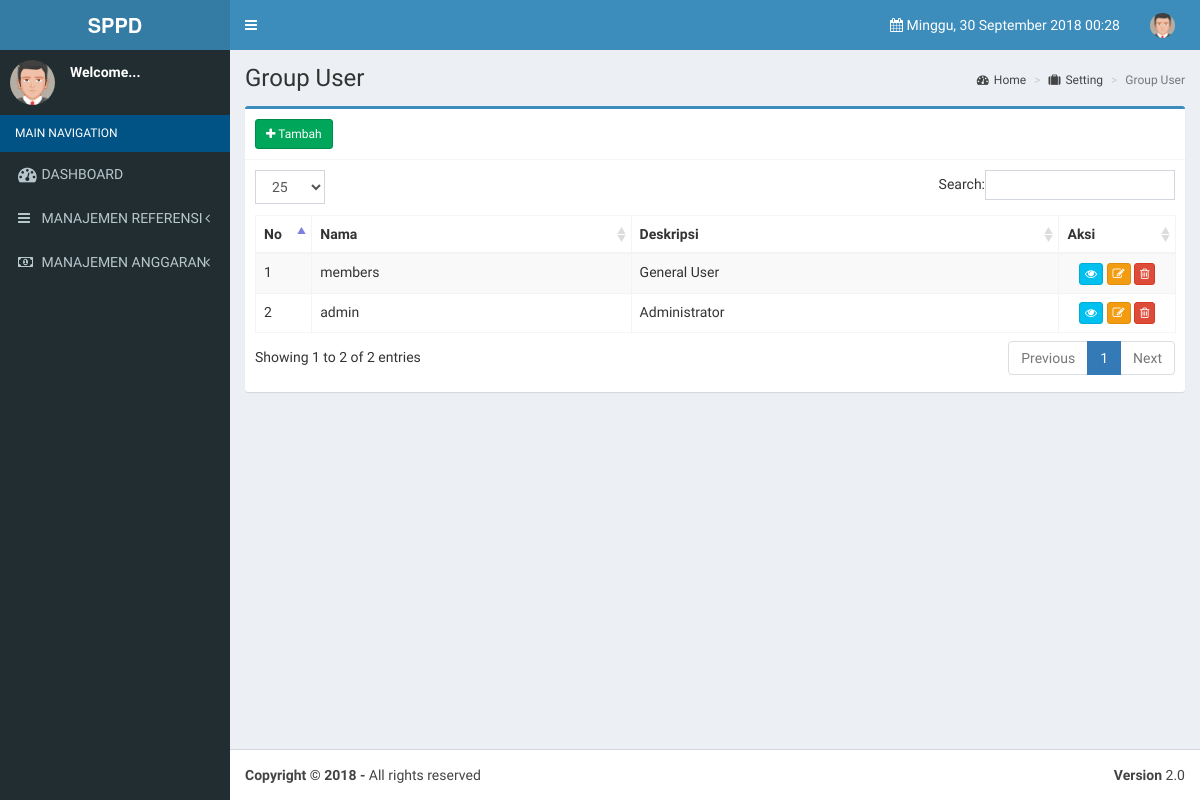
The app's page /index.php/groups, older data.
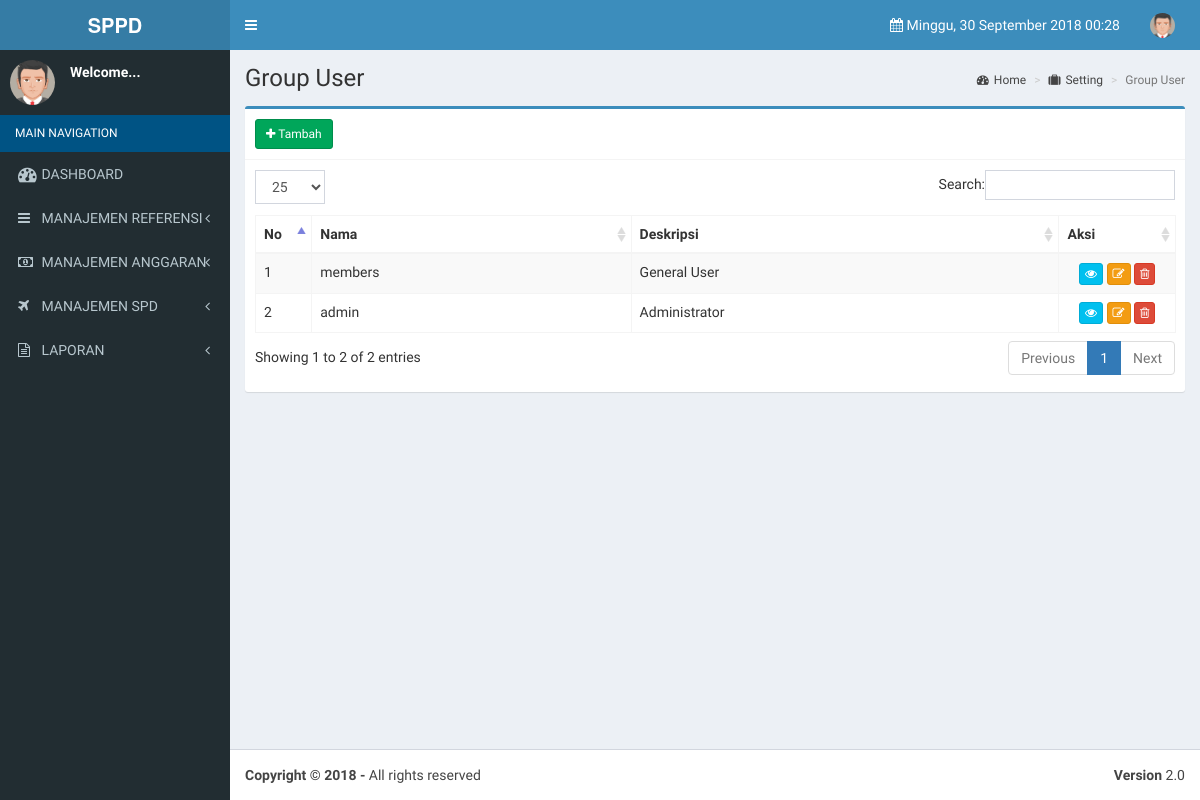
The same page, newer data.
### tables this page shows
CREATE TABLE `tb_menu` (
  `id_menu` int(11) NOT NULL AUTO_INCREMENT,
  `nama_menu` varchar(50) NOT NULL,
  `icon` varchar(40) NOT NULL,
  `link` varchar(30) NOT NULL,
  `parent` int(11) NOT NULL,
  `role` enum('Administrator','Admin') DEFAULT 'Admin',
  `aktif` enum('Y','N') NOT NULL,
  PRIMARY KEY (`id_menu`)
);

CREATE TABLE `tb_groups` (
  `id` mediumint(8) unsigned NOT NULL AUTO_INCREMENT,
  `name` varchar(20) NOT NULL,
  `description` varchar(100) NOT NULL,
  PRIMARY KEY (`id`)
);

### application/libraries/Template.php (called while the page is built)
<?php if (!defined('BASEPATH')) exit('No direct script access allowed');
class Template {
    protected $_CI;
    function __construct() {
        $this->_CI = &get_instance();
    }
    function display($template, $data = null) {
        $data['_content'] = $this->_CI->load->view($template, $data, true);
        $data['_header'] = $this->_CI->load->view('template/header', $data, true);
        $data['_sidebar'] = $this->_CI->load->view('template/sidebar', $data, true);
        $this->_CI->load->view('template/template', $data);
    }
}

### application/controllers/Groups.php (called while the page is built, shortened)
<?php
class Groups extends CI_Controller
{
    public function index()
    {
        $groups = $this->Groups_model->get_all();
        $data = array(
            'groups_data' => $groups
        );
        $this->template->display('group/tb_groups_list', $data);
    }
}

### index.php (called while the page is built, shortened)
<?php
require_once BASEPATH.'core/CodeIgniter.php';

### application/models/Groups_model.php (called while the page is built, shortened)
<?php
class Groups_model extends CI_Model
{
    public $table = 'tb_groups';
    public $id = 'id';
    public $order = 'DESC';
    function get_all()
    {
        $this->db->order_by($this->id, $this->order);
        return $this->db->get($this->table)->result();
    }
}

### application/libraries/Ion_auth.php (called while the page is built, shortened)
<?php
class Ion_auth {
    public $_cache_user_in_group;
    public function __construct() {
        $this->_cache_user_in_group = & $this->ion_auth_model->_cache_user_in_group;
        $this->ion_auth_model->trigger_events('library_constructor');
    }
    public function __get($var) {
        return get_instance()->$var;
    }
    public function logged_in() {
        $this->ion_auth_model->trigger_events('logged_in');
        return (bool) $this->session->userdata('identity');
    }
    public function is_admin($id = false) {
        $this->ion_auth_model->trigger_events('is_admin');
        $admin_group = $this->config->item('admin_group', 'ion_auth');
        return $this->in_group($admin_group, $id);
    }
    public function in_group($check_group, $id = false, $check_all = false) {
        $this->ion_auth_model->trigger_events('in_group');
        $id || $id = $this->session->userdata('user_id');
        if (!is_array($check_group)) {
            $check_group = array($check_group);
        }
        if (isset($this->_cache_user_in_group[$id])) {
            $groups_array = $this->_cache_user_in_group[$id];
        } else {
            $users_groups = $this->ion_auth_model->get_users_groups($id)->result();
            $groups_array = array();
            $this->_cache_user_in_group[$id] = $groups_array;
        }
        foreach ($check_group as $key => $value) {
            $groups = (is_string($value)) ? $groups_array : array_keys($groups_array);
        }
        return $check_all;
    }
}

### application/models/Ion_auth_model.php (called while the page is built, shortened)
<?php
class Ion_auth_model extends CI_Model {
    public $tables = array();
    public function __construct() {
        $this->tables = $this->config->item('tables', 'ion_auth');
        $this->join = $this->config->item('join', 'ion_auth');
    }
    public function get_users_groups($id = FALSE) {
        $id || $id = $this->session->userdata('user_id');
        return $this->db->select($this->tables['tb_users_groups'] . '.' . $this->join['tb_groups'] . ' as id, ' . $this->tables['tb_groups'] . '.name, ' . $this->tables['tb_groups'] . '.description')
                        ->where($this->tables['tb_users_groups'] . '.' . $this->join['tb_users'], $id)
                        ->join($this->tables['tb_groups'], $this->tables['tb_users_groups'] . '.' . $this->join['tb_groups'] . '=' . $this->tables['tb_groups'] . '.id')
                        ->get($this->tables['tb_users_groups']);
    }
}

### application/views/group/tb_groups_list.php (the view, shortened to what the changed rows need)
<section class='content-header'>
	<h1>
		Group User
	</h1>
</section>
<section class='content'>
    <div class='row'>
        <div class='col-xs-12'>
            <div class='box box-primary'>
                <div class='box-body'>
					<table class="table table-bordered table-striped table-hover" id="mytable">
						<thead>
							<tr>
								<th width="40px">No</th>
							    <th>Nama</th>
							    <th>Deskripsi</th>
							    <th width="100px">Aksi</th>
							</tr>
						</thead>
	   					 <tbody>
							<?php
								$start = 0;
								foreach ($groups_data as $groups)
							{
							?>
							<tr>
							    <td><?php echo ++$start ?></td>
							    <td><?php echo $groups->name ?></td>
							    <td><?php echo $groups->description ?></td>
							    <td align="center" nowrap>
								<?php
									echo anchor(site_url('groups/read/'.$groups->id),'<i class="fa fa-eye"></i>',array('data-toggle'=>'tooltip','title'=>'Detail','class'=>'btn btn-info btn-xs'));
									echo anchor(site_url('groups/update/'.$groups->id),'<i class="fa fa-pencil-square-o"></i>',array('data-toggle'=>'tooltip','title'=>'Ubah','class'=>'btn btn-warning btn-xs'));
									echo anchor(site_url('groups/delete/'.$groups->id),'<i class="fa fa-trash-o"></i>','data-toggle="tooltip" title="Hapus" class="btn btn-danger btn-xs" onclick="javasciprt: return confirm(\'Apakah anda yakin ?\')"');
								?>
							    </td>
	        				</tr>
							<?php
							}
							?>
						</tbody>
					</table>
                </div>
            </div>
        </div>
    </div>
</section>

### application/views/template/sidebar.php (shortened to what the changed rows need)
<aside class="main-sidebar">
    <section class="sidebar">
        <ul class="sidebar-menu">
                <?php
                if ($this->ion_auth->is_admin()) {
                    $main = $this->db->get_where('tb_menu', array('parent' => 0, 'role' => 'Admin'));
                    foreach ($main->result() as $m) {
                        $sub = $this->db->get_where('tb_menu', array('parent' => $m->id_menu));
                        if ($sub->num_rows() > 0) {
                            $uri = $this->uri->segment(1);
                            $idclass = $this->db->get_where('tb_menu', array('link' => $uri))->row_array();
                            if ($m->id_menu == $idclass['parent']) {
                                $class = "active treeview";
                            } else {
                                $class = "";
                            }
                            echo '<li class=' . $class . '>' . anchor($m->link, '<i class="' . $m->icon . '"></i>
                            <span class="treeview">' . strtoupper($m->nama_menu) . '</span>
                            <b class="fa fa-angle-left pull-right"></b>', array('class' => 'dropdown-toggle'));
                            echo "<ul class='treeview-menu'>";
                            foreach ($sub->result() as $s) {
                                $uri = $this->uri->segment(1);
                                if ($s->link == $uri) {
                                    $class1 = "active treeview";
                                } else {
                                    $class1 = "";
                                }
                                echo '<li class=' . $class1 . '>' . anchor($s->link, '<i class="' . $s->icon . '"></i>' . $s->nama_menu) . '</li>';
                            }
                            echo "</ul>";
                            echo '</li>';
                        } else {
                            $uri = $this->uri->segment(1);
                            if ($m->link == $uri) {
                                $class2 = "active";
                            } else {
                                $class2 = "";
                            }
                            echo '<li class=' . $class2 . '>' . anchor($m->link, '<i class="' . $m->icon . ' fa-lg">
                            </i>  <span class="treeview">' . strtoupper($m->nama_menu) . '</span>') . '</li>';
                        }
                    }
                    echo '<li class="header bg-blue-active">ADMIN NAVIGATION</li> ';
                    $admin = $this->db->get_where('tb_menu', array('parent' => 0, 'role' => 'Administrator'));
                    foreach ($admin->result() as $m) {
                        $sub = $this->db->get_where('tb_menu', array('parent' => $m->id_menu));
                        if ($sub->num_rows() > 0) {
                            $uri = $this->uri->segment(1);
                            $idclass = $this->db->get_where('tb_menu', array('link' => $uri))->row_array();
                            if ($m->id_menu == $idclass['parent']) {
                                $class = "active treeview";
                            } else {
                                $class = "";
                            }
                            echo '<li class=' . $class . '>' . anchor($m->link, '<i class="' . $m->icon . '"></i>
                                <span class="treeview">' . strtoupper($m->nama_menu) . '</span>
                                <b class="fa fa-angle-left pull-right"></b>', array('class' => 'dropdown-toggle'));
                            echo "<ul class='treeview-menu'>";
                            foreach ($sub->result() as $s) {
                                $uri = $this->uri->segment(1);
                                if ($s->link == $uri) {
                                    $class1 = "active treeview";
                                } else {
                                    $class1 = "";
                                }
                                echo '<li class=' . $class1 . '>' . anchor($s->link, '<i class="' . $s->icon . '"></i>' . $s->nama_menu) . '</li>';
                            }
                            echo "</ul>";
                            echo '</li>';
                        } else {
                            $uri = $this->uri->segment(1);
                            if ($m->link == $uri) {
                                $class2 = "active";
                            } else {
                                $class2 = "";
                            }
                            echo '<li class=' . $class2 . '>' . anchor($m->link, '<i class="' . $m->icon . ' fa-lg">
                                </i>  <span class="treeview">' . strtoupper($m->nama_menu) . '</span>') . '</li>';
                        }
                    }
                } else {
                    $main = $this->db->get_where('tb_menu', array('parent' => 0, 'role' => 'Admin'));
                    foreach ($main->result() as $m) {
                        $sub = $this->db->get_where('tb_menu', array('parent' => $m->id_menu));
                        if ($sub->num_rows() > 0) {
                            $uri = $this->uri->segment(1);
                            $idclass = $this->db->get_where('tb_menu', array('link' => $uri))->row_array();
                            if ($m->id_menu == $idclass['parent']) {
                                $class = "active treeview";
                            } else {
                                $class = "";
                            }
                            echo '<li class=' . $class . '>' . anchor($m->link, '<i class="' . $m->icon . '"></i>
                            <span>' . strtoupper($m->nama_menu) . '</span>
                            <b class="fa fa-angle-left pull-right"></b>', array('class' => 'dropdown-toggle'));
                            echo '</li>';
                        } else {
                            $uri = $this->uri->segment(1);
                            if ($m->link == $uri) {
                                $class2 = "active";
                            } else {
                                $class2 = "";
                            }
                            echo '<li class=' . $class2 . '>' . anchor($m->link, '<i class="' . $m->icon . ' fa-lg">
                            </i>  <span>' . strtoupper($m->nama_menu) . '</span>') . '</li>';
                        }
                    }
                }
                ?>
        </ul>
    </section>
</aside>

Row changes from the older to the newer data that the page shows:
added tb_menu: link+icon+nama_menu "MANAJEMEN SPD"
added tb_menu: link+icon+nama_menu "LAPORAN"
